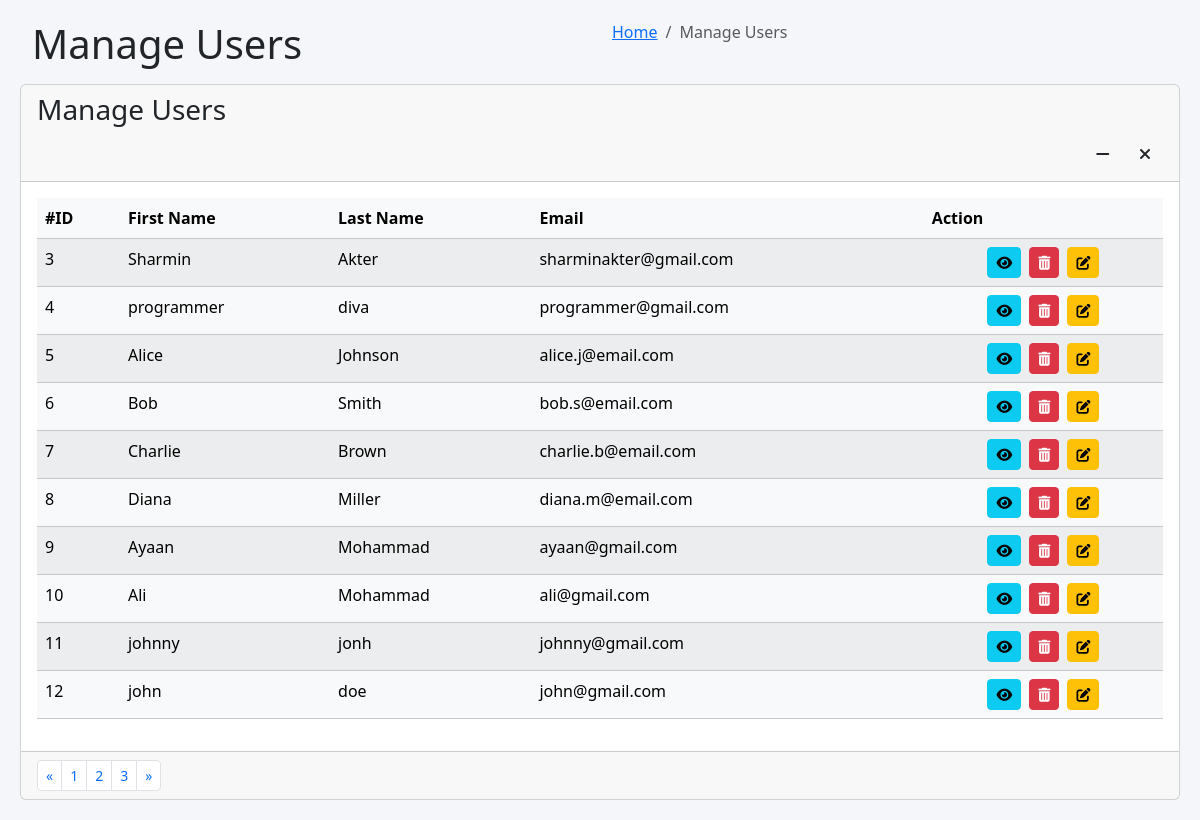
Before: /pages/admin/users/manage_users.php with the older database file.
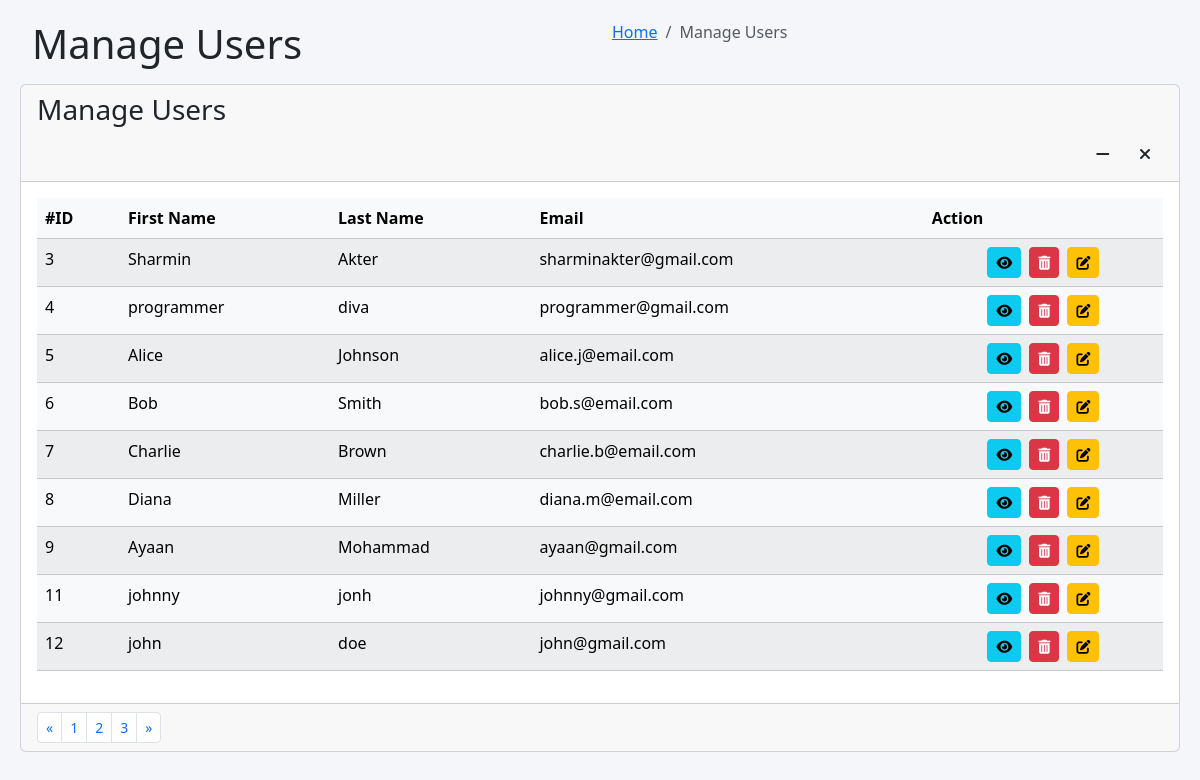
After: the same page with the newer database file.
### tables this page shows
CREATE TABLE `users` (
  `id` int(11) NOT NULL,
  `first_name` varchar(50) NOT NULL,
  `last_name` varchar(50) NOT NULL,
  `email` varchar(100) NOT NULL,
  `password` varchar(255) NOT NULL,
  `role_id` int(11) DEFAULT NULL,
  `created_at` timestamp NOT NULL DEFAULT current_timestamp()
);

### pages/admin/users/manage_users.php (the view, shortened to what this page needs)
<?php
include('config.php');
?>
<!DOCTYPE html>
<html lang="en">
<head>
    <link href="https://cdn.jsdelivr.net/npm/bootstrap@5.3.3/dist/css/bootstrap.min.css" rel="stylesheet">
    <link href="https://cdnjs.cloudflare.com/ajax/libs/font-awesome/6.0.0-beta3/css/all.min.css" rel="stylesheet">
</head>
<body>
<div class="content-wrapper">
    <section class="content-header">
        <div class="container-fluid">
            <div class="row mb-2">
                <div class="col-sm-6"><h1>Manage Users</h1></div>
                <div class="col-sm-6">
                    <ol class="breadcrumb float-sm-right">
                        <li class="breadcrumb-item"><a href="#">Home</a></li>
                        <li class="breadcrumb-item active">Manage Users</li>
                    </ol>
                </div>
            </div>
        </div>
    </section>
    <section class="content">
        <div class="card">
            <div class="card-header">
                <h3 class="card-title">Manage Users</h3>
                <div class="card-tools">
                    <button type="button" class="btn btn-tool" data-card-widget="collapse"><i class="fas fa-minus"></i></button>
                    <button type="button" class="btn btn-tool" data-card-widget="remove"><i class="fas fa-times"></i></button>
                </div>
            </div>
            <div class="card-body">
                <table class="table table-hover table-light table-striped">
                  <thead class="bg-info text-white">
                        <tr>
                            <th>#ID</th>
                            <th>First Name</th>
                            <th>Last Name</th>
                            <th>Email</th>
                            <th>Action</th>
                        </tr>
                    </thead>
                    <tbody>
                        <?php
                        $users = $dms->query("SELECT * FROM users");
                        while (list($id, $fname, $lname, $email) = $users->fetch_row()) {
                            echo "<tr>
                                <td>$id</td>
                                <td>$fname</td>
                                <td>$lname</td>
                                <td>$email</td>
                                <td class='d-flex justify-content-center align-items-center'>
                                    <button type='button' class='btn btn-info btn-sm me-2' data-bs-toggle='modal' data-bs-target='#userViewModal'
                                        data-id='$id'
                                        data-fname='$fname'
                                        data-lname='$lname'
                                        data-email='$email'
                                        title='View User'>
                                        <i class='fas fa-eye'></i>
                                    </button>
                                    <button type='button' class='btn btn-danger btn-sm me-2 deleteBtn'
                                        data-id='$id' title='Delete User'>
                                        <i class='fas fa-trash-alt'></i>
                                    </button>
                                    <form id='deleteForm-$id' action='' method='post' style='display:none;'>
                                        <input type='hidden' name='txtId' value='$id'>
                                        <input type='hidden' name='btnDelete' value='1'>
                                    </form>
                                    <form action='home.php?page=3' method='post'>
                                        <input type='hidden' name='id' value='$id'>
                                        <button type='submit' name='btnEdit' class='btn btn-warning btn-sm'>
                                            <i class='fas fa-edit'></i>
                                        </button>
                                    </form>
                                </td>
                            </tr>";
                        }
                        ?>
                    </tbody>
                </table>
            </div>
            <div class="card-footer clearfix">
                <ul class="pagination pagination-sm m-0 float-right">
                    <li class="page-item"><a class="page-link" href="#">«</a></li>
                    <li class="page-item"><a class="page-link" href="#">1</a></li>
                    <li class="page-item"><a class="page-link" href="#">2</a></li>
                    <li class="page-item"><a class="page-link" href="#">3</a></li>
                    <li class="page-item"><a class="page-link" href="#">»</a></li>
                </ul>
            </div>
        </div>
    </section>
</div>
</body>
</html>

Changed rows visible on the page:
removed users: id "10", first_name "Ali", last_name "Mohammad", email "ali@gmail.com"
